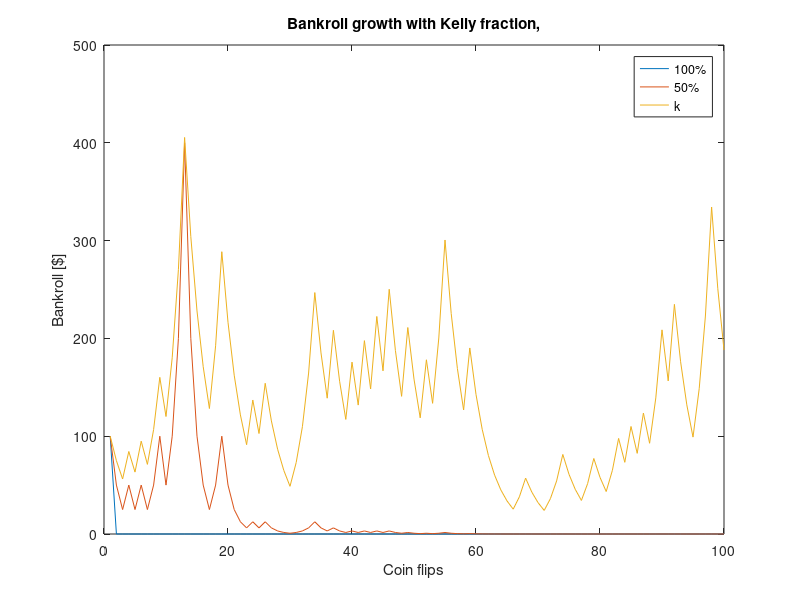
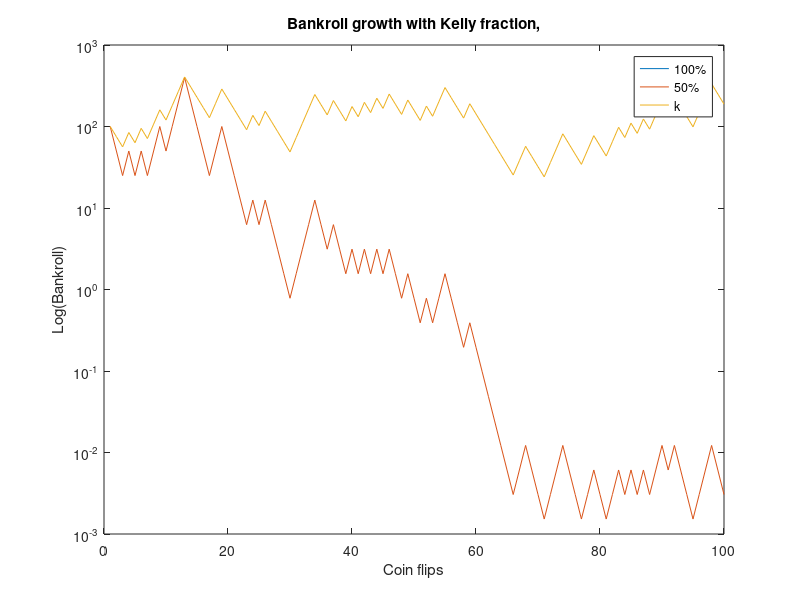

The MATLAB script that drew these images, in order:
%Let's solve earnings for a coin flip bet: heads you double your bet; tails
%you lose. 
clear, clc
%First let's generate a matrix with random heads and tails, 1's and -1's. 
flips = 100;
r = rand(flips,1); 
r = r<0.5; % This generates a binary array
r = 3*r - 1; %This simple procedure produces a matrix with +2, and -1
m = mean(r) %calculate the mean of flips, should be 0.5

%Define Kelly Criterion
 b = 2; %net odds you could win on wager
 p = .5; %is the probability of winning
 q = 1-p; %probability of losing
 k = (b*p-q)/b;
 
%Let's simulate different betting strategies

%(1) Assume no strategy, bet 100% assets
a_purse(1) = 100;  %initial bank roll
for n = 2:flips %Steps through all the coin tosses
a_purse(n) = a_purse(n-1) + a_purse(n-1)*r(n);
end 
a_purse(flips);


%(2) bet 50% assets
b_purse(1) = a_purse(1);  %initial bank roll
for n = 2:flips %Steps through all the coin tosses
b_purse(n) = b_purse(n-1) + .5*b_purse(n-1)*r(n);
end 
b_purse(flips);


%(3) bet k assets
c_purse(1) = a_purse(1);  %initial bank roll
for n = 2:flips %Steps through all the coin tosses
c_purse(n) = c_purse(n-1) + k*c_purse(n-1)*r(n);
end 
c_purse(flips);

figure(1)
tosses = (1:1:flips); %generates number of tosses
plot(tosses,a_purse,tosses,b_purse,tosses,c_purse)
title('Bankroll growth with Kelly fraction,')
ylabel('Bankroll [$]')
xlabel('Coin flips')
legend('100%','50%','k');

figure(2)
tosses = (1:1:flips); %generates number of tosses
plot(tosses,a_purse,tosses,b_purse,tosses,c_purse)
title('Bankroll growth with Kelly fraction,')
ylabel('Log(Bankroll)')
xlabel('Coin flips')
set(gca, 'yscale', 'log')
legend('100%','50%','k');
